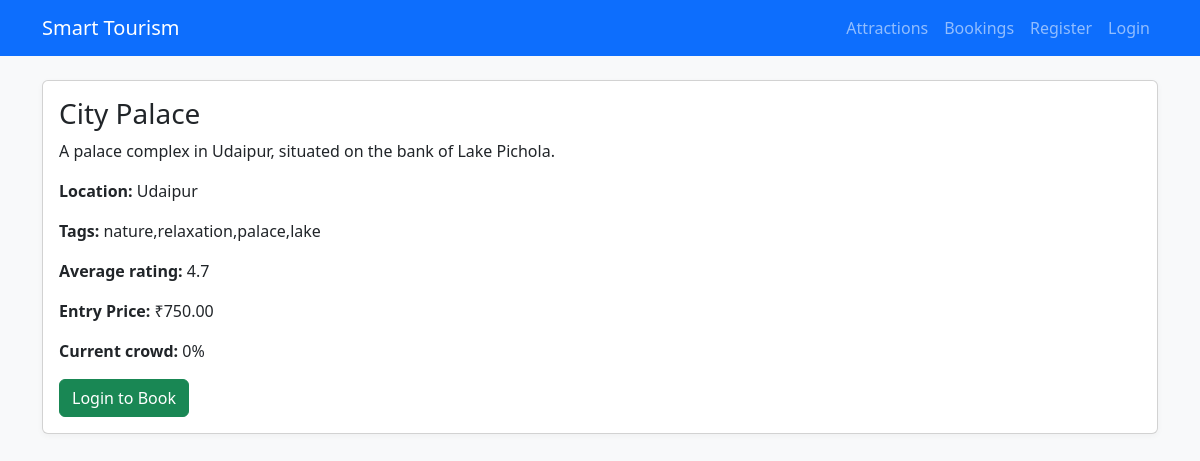
Page /attraction/2 on the committed database.
### tables this page shows
CREATE TABLE attractions (
    id INTEGER PRIMARY KEY AUTOINCREMENT,
    name TEXT,
    description TEXT,
    tags TEXT,         -- comma separated
    location TEXT,
    avg_rating REAL,
    capacity INTEGER DEFAULT 100,
    crowd INTEGER DEFAULT 0,
    price REAL,
    image_url TEXT
);

### app.py (the view)
@app.route("/attraction/<int:aid>")
def attraction(aid):
    a = fetch_attraction(aid)
    if not a:
        return "Not Found", 404
    return render_template("attraction.html", a=a)

### app.py (called while the page is built)
def get_db():
    if "db" not in g:
        g.db = sqlite3.connect(app.config["DATABASE"])
        g.db.row_factory = sqlite3.Row
    return g.db

def fetch_attraction(attraction_id):
    db = get_db()
    cur = db.execute("SELECT * FROM attractions WHERE id=?", (attraction_id,))
    return cur.fetchone()

### templates/attraction.html (shortened to what this page needs)
{% extends "base.html" %}
{% block content %}
<div class="card">
  <div class="card-body">
    <h3>{{ a['name'] }}</h3>
    <p>{{ a['description'] }}</p>
    <p><strong>Location:</strong> {{ a['location'] }}</p>
    <p><strong>Tags:</strong> {{ a['tags'] }}</p>
    <p><strong>Average rating:</strong> {{ a['avg_rating'] }}</p>
    <p><strong>Entry Price:</strong> ₹{{ "%.2f"|format(a['price']) }}</p>
    <p><strong>Current crowd:</strong> <span id="crowd-val">{{ a['crowd'] }}</span>%</p>
    {% if session.user_id %}
    <form method="post" action="{{ url_for('bookings') }}">
      <p>Booking as: <strong>{{ session.username }}</strong></p>
      <input type="hidden" name="attraction_id" value="{{ a['id'] }}">
      <div class="row g-2 align-items-end">
        <div class="col-auto">
          <label class="form-label">Seats</label>
          <input type="number" name="seats" min="1" value="1" class="form-control" />
        </div>
        <div class="col-auto">
          <button class="btn btn-success">Book</button>
        </div>
      </div>
    </form>
    {% else %}
    <a href="{{ url_for('login', next=request.path) }}" class="btn btn-success">Login to Book</a>
    {% endif %}
  </div>
</div>
{% endblock %}

### stats/style.css (style rules this page uses)
body { background: #f8f9fa; }
.card { box-shadow: 0 2px 6px rgba(0,0,0,0.04); }

### rows in the picture
attractions: name "City Palace", description "A palace complex in Udaipur, situated on the bank of Lake Pichola.", location "Udaipur", tags "nature,relaxation,palace,lake", avg_rating "4.7", price "750.00", crowd "0"
